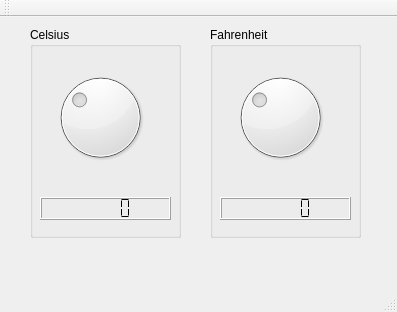
<?xml version="1.0" encoding="UTF-8"?>
<ui version="4.0">
 <class>MainWindow</class>
 <widget class="QMainWindow" name="MainWindow">
  <property name="geometry">
   <rect>
    <x>0</x>
    <y>0</y>
    <width>397</width>
    <height>312</height>
   </rect>
  </property>
  <property name="windowTitle">
   <string>MainWindow</string>
  </property>
  <widget class="QWidget" name="centralWidget">
   <widget class="QGroupBox" name="Celsius">
    <property name="geometry">
     <rect>
      <x>30</x>
      <y>10</y>
      <width>151</width>
      <height>211</height>
     </rect>
    </property>
    <property name="title">
     <string>Celsius</string>
    </property>
    <widget class="QLCDNumber" name="lcdCelsius">
     <property name="geometry">
      <rect>
       <x>10</x>
       <y>170</y>
       <width>131</width>
       <height>23</height>
      </rect>
     </property>
     <property name="font">
      <font>
       <weight>50</weight>
       <bold>false</bold>
      </font>
     </property>
     <property name="digitCount">
      <number>5</number>
     </property>
     <property name="segmentStyle">
      <enum>QLCDNumber::Flat</enum>
     </property>
     <property name="intValue" stdset="0">
      <number>0</number>
     </property>
    </widget>
    <widget class="QDial" name="dialCelsius">
     <property name="geometry">
      <rect>
       <x>20</x>
       <y>40</y>
       <width>101</width>
       <height>101</height>
      </rect>
     </property>
     <property name="minimum">
      <number>-100</number>
     </property>
     <property name="maximum">
      <number>200</number>
     </property>
    </widget>
   </widget>
   <widget class="QGroupBox" name="Fahrenheit">
    <property name="geometry">
     <rect>
      <x>210</x>
      <y>10</y>
      <width>151</width>
      <height>211</height>
     </rect>
    </property>
    <property name="title">
     <string>Fahrenheit</string>
    </property>
    <widget class="QLCDNumber" name="lcdFahrenheith">
     <property name="geometry">
      <rect>
       <x>10</x>
       <y>170</y>
       <width>131</width>
       <height>23</height>
      </rect>
     </property>
     <property name="segmentStyle">
      <enum>QLCDNumber::Flat</enum>
     </property>
    </widget>
    <widget class="QDial" name="dialFahrenheith">
     <property name="geometry">
      <rect>
       <x>20</x>
       <y>40</y>
       <width>101</width>
       <height>101</height>
      </rect>
     </property>
     <property name="minimum">
      <number>-100</number>
     </property>
     <property name="maximum">
      <number>200</number>
     </property>
    </widget>
   </widget>
  </widget>
  <widget class="QMenuBar" name="menuBar">
   <property name="geometry">
    <rect>
     <x>0</x>
     <y>0</y>
     <width>397</width>
     <height>22</height>
    </rect>
   </property>
  </widget>
  <widget class="QToolBar" name="mainToolBar">
   <attribute name="toolBarArea">
    <enum>TopToolBarArea</enum>
   </attribute>
   <attribute name="toolBarBreak">
    <bool>false</bool>
   </attribute>
  </widget>
  <widget class="QStatusBar" name="statusBar"/>
 </widget>
 <layoutdefault spacing="6" margin="11"/>
 <resources/>
 <connections>
  <connection>
   <sender>dialCelsius</sender>
   <signal>valueChanged(int)</signal>
   <receiver>lcdCelsius</receiver>
   <slot>display(int)</slot>
   <hints>
    <hint type="sourcelabel">
     <x>122</x>
     <y>162</y>
    </hint>
    <hint type="destinationlabel">
     <x>112</x>
     <y>225</y>
    </hint>
   </hints>
  </connection>
  <connection>
   <sender>dialFahrenheith</sender>
   <signal>valueChanged(int)</signal>
   <receiver>lcdFahrenheith</receiver>
   <slot>display(int)</slot>
   <hints>
    <hint type="sourcelabel">
     <x>290</x>
     <y>155</y>
    </hint>
    <hint type="destinationlabel">
     <x>287</x>
     <y>224</y>
    </hint>
   </hints>
  </connection>
 </connections>
</ui>
